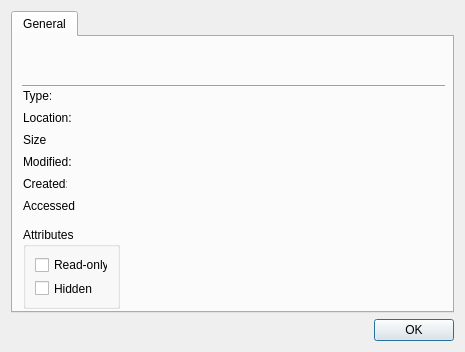
<?xml version="1.0" encoding="UTF-8"?>
<ui version="4.0">
 <class>PropertiesDialog</class>
 <widget class="QDialog" name="PropertiesDialog">
  <property name="geometry">
   <rect>
    <x>0</x>
    <y>0</y>
    <width>465</width>
    <height>352</height>
   </rect>
  </property>
  <property name="windowTitle">
   <string>Properties</string>
  </property>
  <property name="modal">
   <bool>true</bool>
  </property>
  <layout class="QVBoxLayout" name="verticalLayout">
   <item>
    <widget class="QTabWidget" name="tab_widget">
     <property name="currentIndex">
      <number>0</number>
     </property>
     <widget class="QWidget" name="general_tab">
      <attribute name="title">
       <string>General</string>
      </attribute>
      <widget class="QFrame" name="line">
       <property name="geometry">
        <rect>
         <x>9</x>
         <y>41</y>
         <width>423</width>
         <height>16</height>
        </rect>
       </property>
       <property name="frameShape">
        <enum>QFrame::HLine</enum>
       </property>
       <property name="frameShadow">
        <enum>QFrame::Sunken</enum>
       </property>
      </widget>
      <widget class="QGroupBox" name="attributes_group">
       <property name="geometry">
        <rect>
         <x>10</x>
         <y>190</y>
         <width>97</width>
         <height>82</height>
        </rect>
       </property>
       <property name="title">
        <string>Attributes</string>
       </property>
       <layout class="QVBoxLayout" name="attributes_layout">
        <item>
         <widget class="QCheckBox" name="readonly_cb">
          <property name="text">
           <string>Read-only</string>
          </property>
         </widget>
        </item>
        <item>
         <widget class="QCheckBox" name="hidden_cb">
          <property name="text">
           <string>Hidden</string>
          </property>
         </widget>
        </item>
       </layout>
      </widget>
      <widget class="QLabel" name="accessed_label">
       <property name="geometry">
        <rect>
         <x>10</x>
         <y>161</y>
         <width>52</width>
         <height>16</height>
        </rect>
       </property>
       <property name="text">
        <string>Accessed:</string>
       </property>
      </widget>
      <widget class="QLabel" name="created_value">
       <property name="geometry">
        <rect>
         <x>68</x>
         <y>139</y>
         <width>16</width>
         <height>16</height>
        </rect>
       </property>
      </widget>
      <widget class="QLabel" name="accessed_value">
       <property name="geometry">
        <rect>
         <x>68</x>
         <y>161</y>
         <width>16</width>
         <height>16</height>
        </rect>
       </property>
      </widget>
      <widget class="QLabel" name="modified_value">
       <property name="geometry">
        <rect>
         <x>68</x>
         <y>117</y>
         <width>16</width>
         <height>16</height>
        </rect>
       </property>
      </widget>
      <widget class="QLabel" name="created_label">
       <property name="geometry">
        <rect>
         <x>10</x>
         <y>139</y>
         <width>44</width>
         <height>16</height>
        </rect>
       </property>
       <property name="text">
        <string>Created:</string>
       </property>
      </widget>
      <widget class="QLabel" name="type_label">
       <property name="geometry">
        <rect>
         <x>10</x>
         <y>51</y>
         <width>28</width>
         <height>16</height>
        </rect>
       </property>
       <property name="text">
        <string>Type:</string>
       </property>
      </widget>
      <widget class="QLabel" name="type_value">
       <property name="geometry">
        <rect>
         <x>68</x>
         <y>51</y>
         <width>16</width>
         <height>16</height>
        </rect>
       </property>
      </widget>
      <widget class="QLabel" name="location_label">
       <property name="geometry">
        <rect>
         <x>10</x>
         <y>73</y>
         <width>48</width>
         <height>16</height>
        </rect>
       </property>
       <property name="text">
        <string>Location:</string>
       </property>
      </widget>
      <widget class="QLabel" name="location_value">
       <property name="geometry">
        <rect>
         <x>68</x>
         <y>73</y>
         <width>16</width>
         <height>16</height>
        </rect>
       </property>
       <property name="wordWrap">
        <bool>true</bool>
       </property>
      </widget>
      <widget class="QLabel" name="size_value">
       <property name="geometry">
        <rect>
         <x>68</x>
         <y>95</y>
         <width>16</width>
         <height>16</height>
        </rect>
       </property>
      </widget>
      <widget class="QLabel" name="size_label">
       <property name="geometry">
        <rect>
         <x>10</x>
         <y>95</y>
         <width>24</width>
         <height>16</height>
        </rect>
       </property>
       <property name="text">
        <string>Size:</string>
       </property>
      </widget>
      <widget class="QLabel" name="modified_label">
       <property name="geometry">
        <rect>
         <x>10</x>
         <y>117</y>
         <width>51</width>
         <height>16</height>
        </rect>
       </property>
       <property name="text">
        <string>Modified:</string>
       </property>
      </widget>
      <widget class="QLabel" name="icon_label">
       <property name="geometry">
        <rect>
         <x>10</x>
         <y>10</y>
         <width>16</width>
         <height>16</height>
        </rect>
       </property>
      </widget>
      <widget class="QLabel" name="name_label">
       <property name="geometry">
        <rect>
         <x>12</x>
         <y>10</y>
         <width>391</width>
         <height>31</height>
        </rect>
       </property>
       <property name="wordWrap">
        <bool>true</bool>
       </property>
      </widget>
     </widget>
    </widget>
   </item>
   <item>
    <widget class="QDialogButtonBox" name="button_box">
     <property name="standardButtons">
      <set>QDialogButtonBox::Ok</set>
     </property>
     <property name="centerButtons">
      <bool>false</bool>
     </property>
    </widget>
   </item>
  </layout>
 </widget>
 <resources/>
 <connections/>
</ui>
